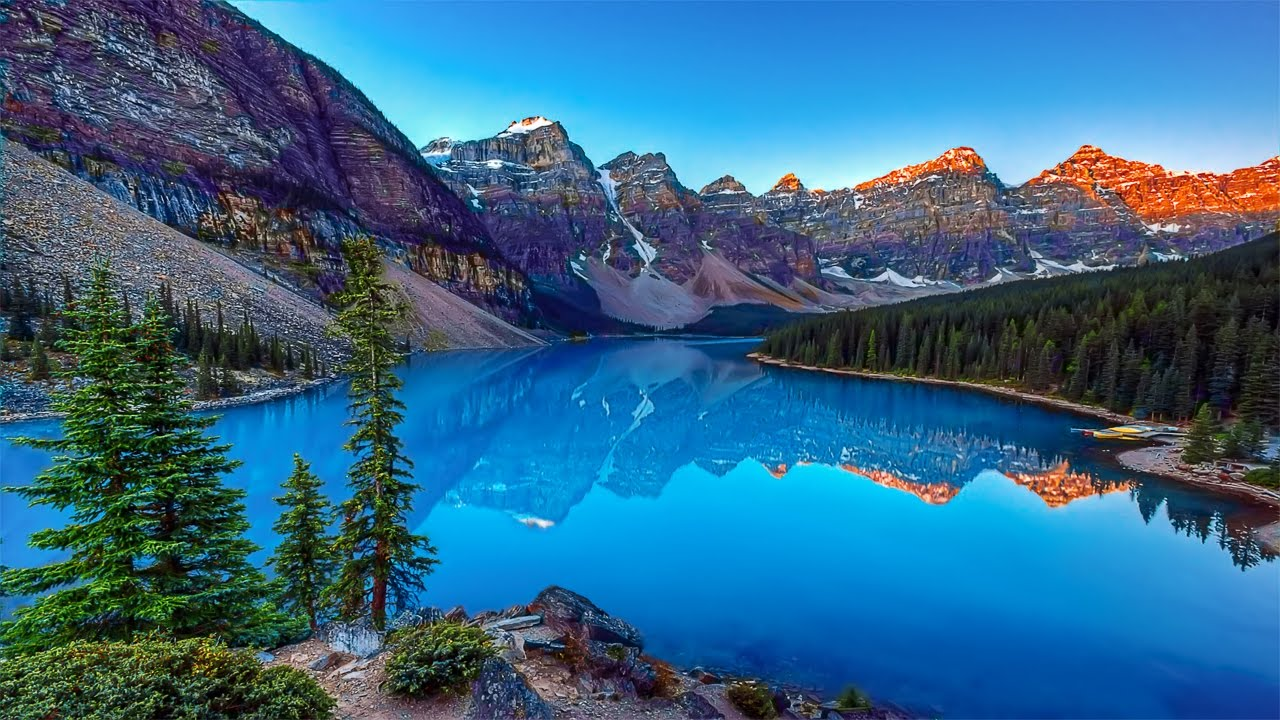
#> input picture Python/2020/opencv/Image.jpg, 1280 x 720 px, given in place of the camera
$ python circles_video.py
#> lines starting #> are read from the running program, lines starting #| are printed output that depends on the picture; after the words box and inside, x2 and y2 are one past the last pixel; in counts of white or black regions, pixels touching at a corner belong together
#> further down, frame is the input picture: shape (720, 1280, 3); mean B, G, R 136, 102.3, 50.6
import cv2
import numpy as np


def detect_circles(image):
    img = image.copy()

    gray = cv2.cvtColor(img, cv2.COLOR_BGR2GRAY)
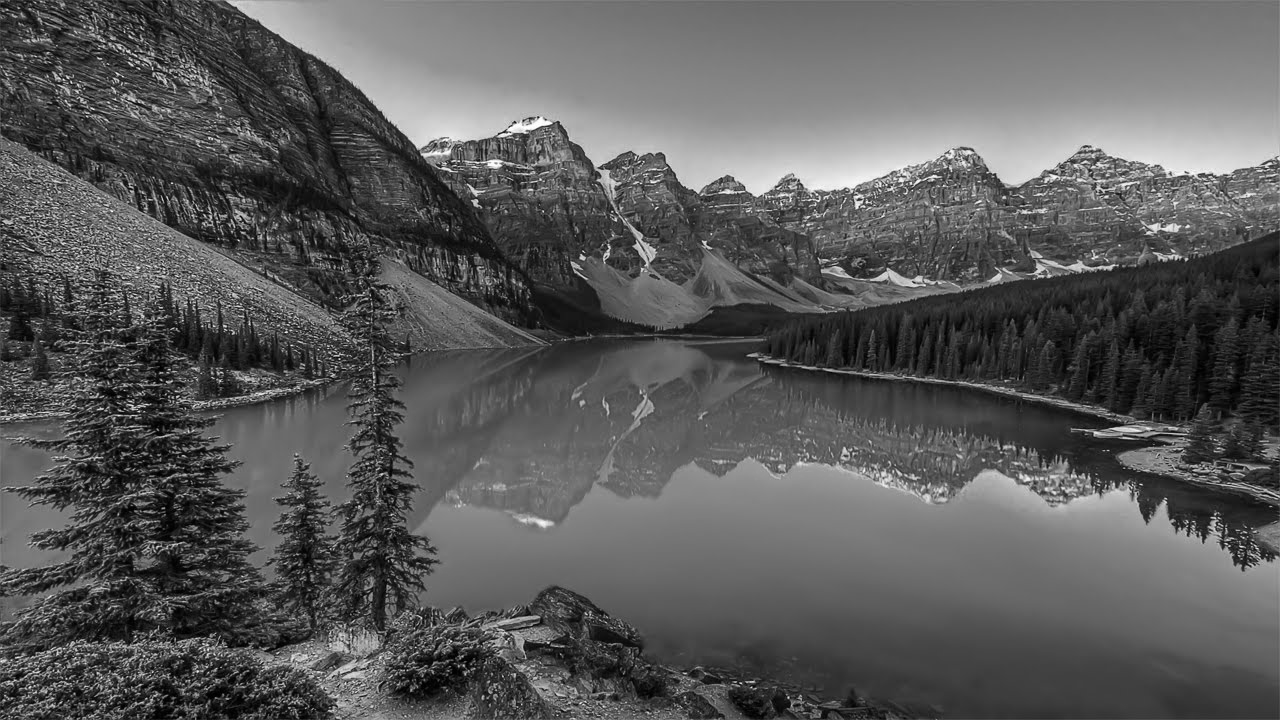
#> gray: shape (720, 1280); min 0, max 255, mean 90.7
    gray = cv2.GaussianBlur(gray, (21, 21), cv2.BORDER_DEFAULT)
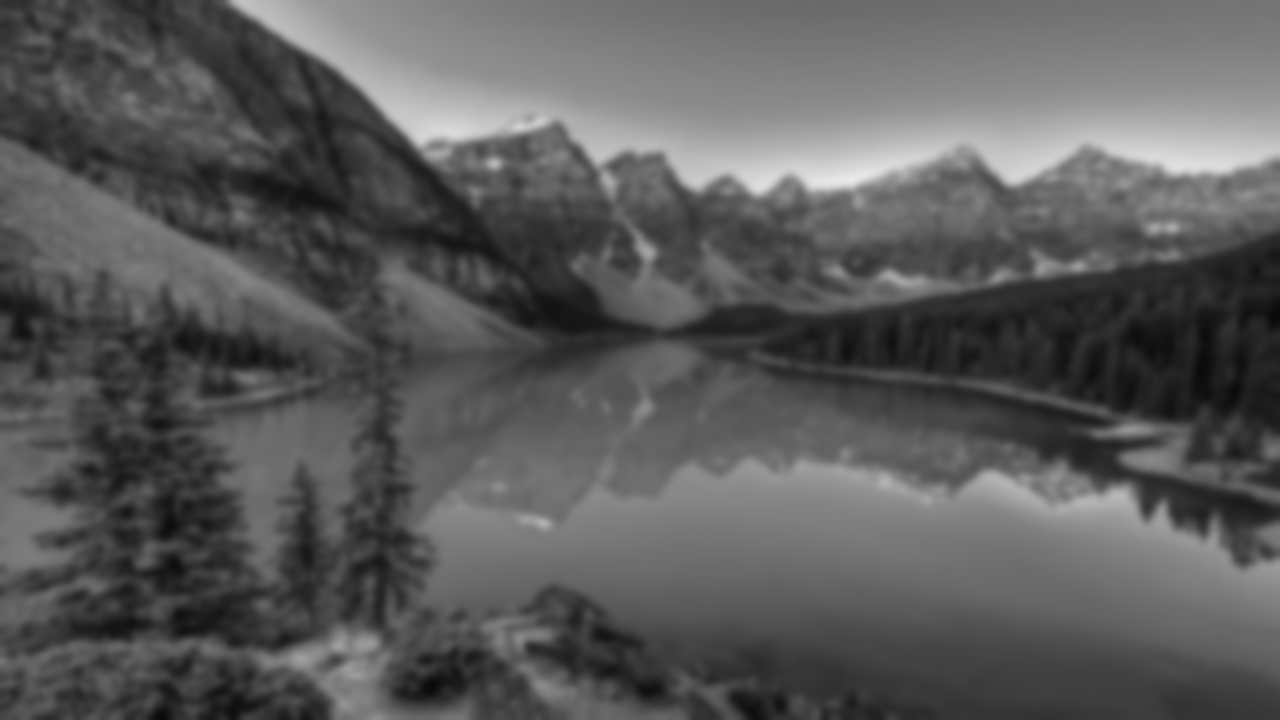
#> gray: shape (720, 1280); min 9, max 233, mean 90.7

    circles = cv2.HoughCircles(gray, cv2.HOUGH_GRADIENT, 1, 60, param1=50, param2=30, minRadius=0, maxRadius=0)
#> circles = [[270.5, 265.5, 187.2], [887.5, 91.5, 286.6], [514.5, 210.5, 90.6], [301.5, 540.5, 116.3], [167.5, 347.5, 139], [43.5, 455.5, 92.1], [221.5, 304.5, 92], [1178.5, 327.5, 96.8]]

    if circles is not None:
        circles = np.uint16(np.around(circles))
#> circles = [[270, 266, 187], [888, 92, 287], [514, 210, 91], [302, 540, 116], [168, 348, 139], [44, 456, 92], [222, 304, 92], [1178, 328, 97]]
        for counter, i in enumerate(circles[0, :]):
            cv2.circle(img, (i[0], i[1]), i[2], (50, 200, 200), 5)
            cv2.circle(img, (i[0], i[1]), 2, (255, 0, 0), 3)
#> this loop made 8 passes
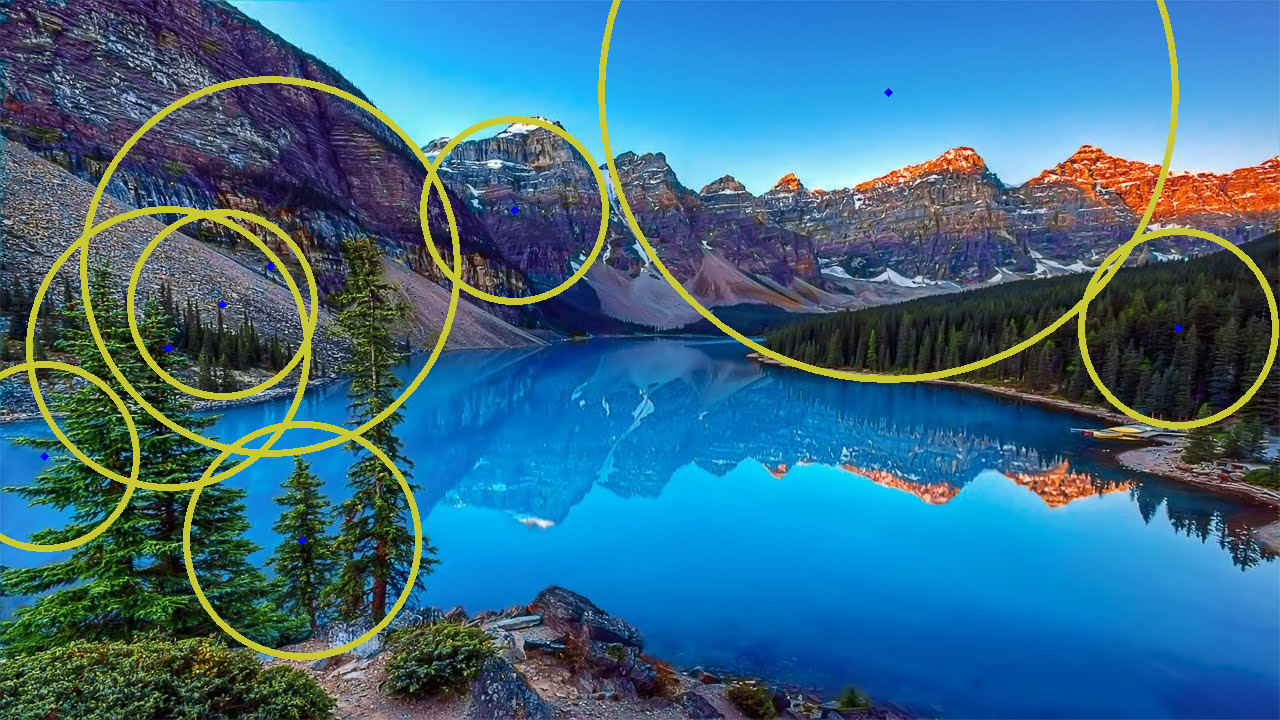
#> img: shape (720, 1280, 3); 4.45% of pixels changed, all inside (x1, y1, x2, y2) = (0, 0, 1279, 660)

    return img, gray


if __name__ == '__main__':
    cap = cv2.VideoCapture(0)

    while (True):
        ret, frame = cap.read()

        img, gray = detect_circles(frame)

        cv2.imshow('Detected', img)
        cv2.imshow('Gray', gray)

        if cv2.waitKey(1) & 0xFF == ord('q'):
#> (key q is pressed here)
            break

    cap.release()
    cv2.destroyAllWindows()

$ run again, on Python/2020/opencv/F1Car.jpg
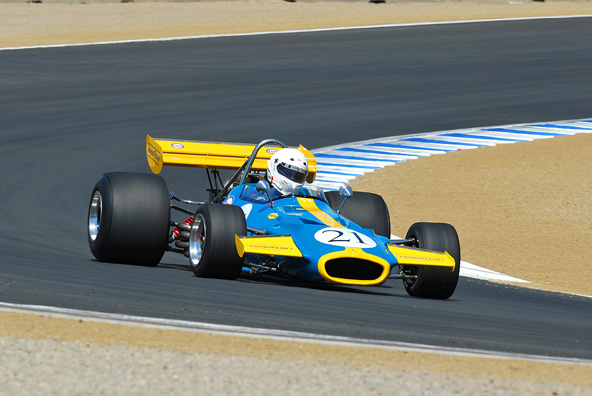
#> input picture Python/2020/opencv/F1Car.jpg, 592 x 396 px, given in place of the camera
#> frame is the input picture: shape (396, 592, 3); mean B, G, R 112.8, 123.4, 120.5
#> in detect_circles, `gray = cv2.GaussianBlur(gray, (21, 21), cv2.BORDER_DEFAULT)`:
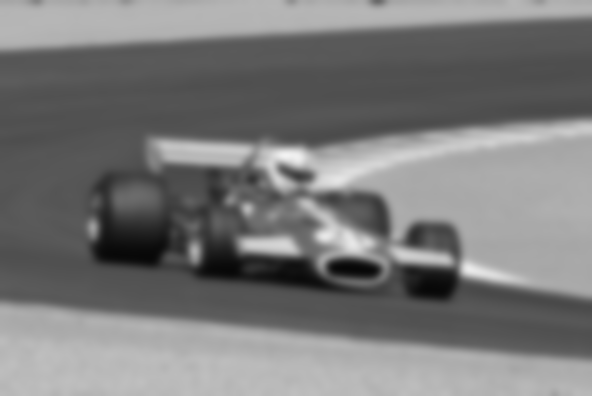
#> gray: shape (396, 592); min 7, max 243, mean 121.3
#> in detect_circles, `circles = cv2.HoughCircles(gray, cv2.HOUGH_GRADIENT, 1, 60, param1=50,..`: circles = [[357.5, 213.5, 73]]
#> in detect_circles, `circles = np.uint16(np.around(circles))`: circles = [[358, 214, 73]]
#> the loop in detect_circles, `for counter, i in enumerate(circles[0, :]):` made 1 pass
#> (counter, i) on pass 1: (0, [358, 214, 73])
#> after the loop in detect_circles, `for counter, i in enumerate(circles[0, :]):`:
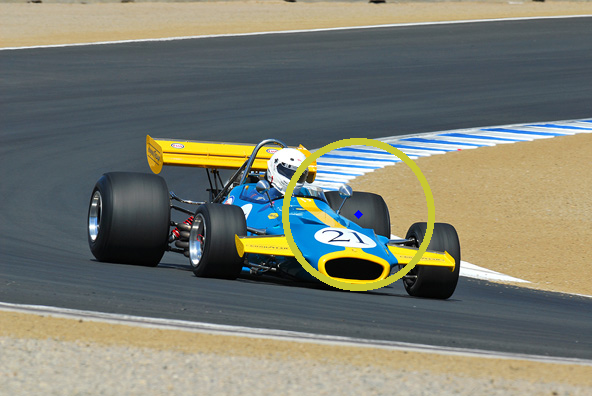
#> img: shape (396, 592, 3); 1.38% of pixels changed, all inside (x1, y1, x2, y2) = (282, 138, 435, 291)
